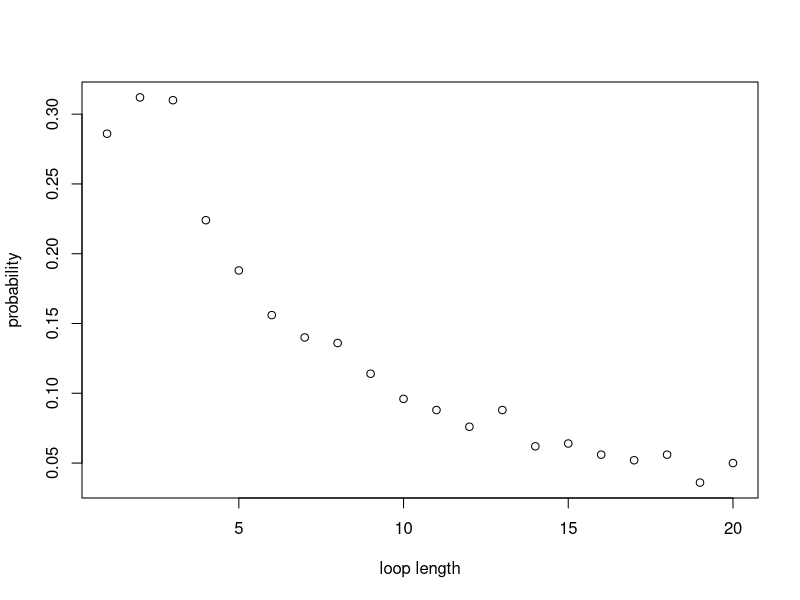

Reproduce this figure in R.
#calculate the probability of loop lengths 

dloop <- function(n, nreps) {
  all_loop_lengths <- c() #list to store the loop lengths generated by all simulations
  
  for (i in 1:nreps){ 
    #simulate the boxes nreps times 
    boxes <- sample(1 : (2*n), 2*n , replace=FALSE) 
    unopened_boxes <- 1:(2*n)
    new_loop_lengths <- c() #store the unique loop lengths in each simulation 
    
    while (length(unopened_boxes) > 2 ){ #while more than 2 boxes are still closed, indexing breaks down for smaller loops
      #pick the smallest number unopened box and store the value of the card inside 
      cards_picked <- boxes[unopened_boxes[1]]
      #pick your next box according to your last card and scan each closed loop
      for (b in 2:length(unopened_boxes)){ #max loop length is the number of closed boxes
        cards_picked <- c(cards_picked, boxes[cards_picked[b-1]])
      }#end for 
      #add your loop length to your list
      new_loop_lengths <- c(new_loop_lengths, length(unique(cards_picked))) 
      #remove the boxes opened 
      unopened_boxes <- setdiff(unopened_boxes,unique(cards_picked))
    } #end while 
    all_loop_lengths <- c(all_loop_lengths, unique(new_loop_lengths))
    
  } #end for 
  #hist(loop_lengths)
  prob_vec_y <- tabulate(all_loop_lengths)/nreps
  x_axis <- 1:length(prob_vec_y)
  plot(x_axis, prob_vec_y, xlab = "loop length", ylab = "probability")
  return(prob_vec_y)
}#end function


dloop(10, 500)


